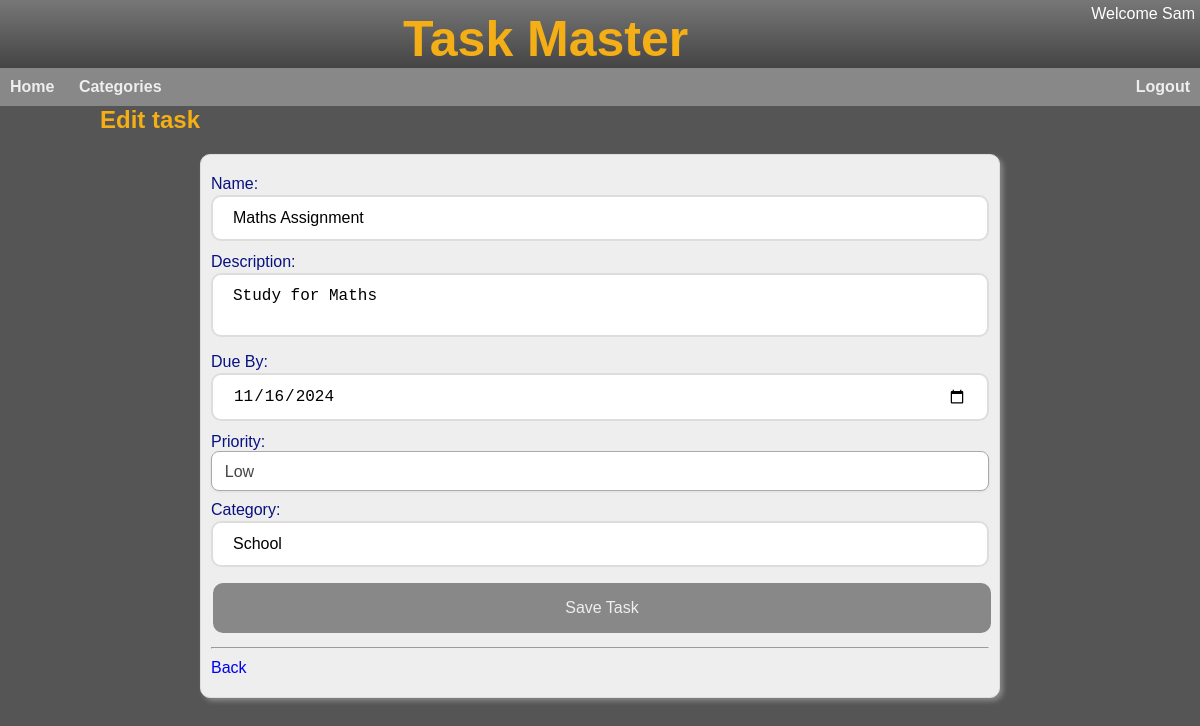
Screenshot of /edit/3 (signed in) with the database file from the repository.
### app/models/user.py (models this page shows, shortened)
class User(UserMixin, db.Model):
  id = db.Column(db.Integer, primary_key=True)
  username = db.Column(db.String(32), index=True, unique=True)
  display_name = db.Column(db.String(32))
  school_id = db.Column(db.Integer)
  access = db.Column(db.Integer, default=ACCESS['basic'])
  email = db.Column(db.String(120), index=True, unique=True)
  email_verified = db.Column(db.Integer)
  password_hash = db.Column(db.String(128))
  last_seen = db.Column(db.DateTime)
  created_at = db.Column(db.DateTime, default=db.func.datetime('now')) #default=db.func.utc_timestamp())
  last_modified = db.Column(db.DateTime, default=db.func.datetime('now'), onupdate=db.func.datetime('now')) #, default=db.func.utc_timestamp(), onupdate=db.func.utc_timestamp())
  tasks = db.relationship('Task', backref='user', lazy=True)
  def update_last_seen(self):
    last_seen = self.last_seen if self.last_seen else datetime.fromtimestamp(0)
    if (datetime.utcnow() - last_seen).total_seconds() > 600:  # More than 10 minutes ago
     self.last_seen = datetime.utcnow()
     db.session.commit()

### app/models/task.py (models this page shows, shortened)
class Task(db.Model):
  id = db.Column(db.Integer, primary_key=True)
  user_id = db.Column(db.Integer, db.ForeignKey('user.id'))
  name = db.Column(db.String(32))
  description = db.Column(db.String(250))
  category = db.Column(db.String(10))
  priority = db.Column(db.Integer,default=P_LOW)
  status = db.Column(db.Integer,default=STS_NEW)
  due_by = db.Column(db.DateTime)
  created_at = db.Column(db.DateTime, default=db.func.datetime('now'))

### app/main/main_routes.py (the view)
@bp.route('/edit/<id>')
@login_required
def edit_task(id):
    task = Task.query.get(id)
    if not task or task.user_id != current_user.id:
      abort(403)
    return render_template('edit_task.html', task=task, action_url = url_for('main.update_task', id=task.id))

### app/main/__init__.py (called while the page is built)
def init_app(app):
    app.register_blueprint(bp)
    app.register_error_handler(403, error_forbidden)
    app.jinja_options['finalize'] = lambda x: x if x is not None else '' #prevent Jinja from printing None
    login.login_view = 'main.login'
    login.init_app(app)
    @app.context_processor
    def inject_default_template_variables():
         return dict(h=helpers)
    @app.before_request
    def update_last_seen():
      if current_user.is_authenticated:
        current_user.update_last_seen()

### app/models/user.py (called while the page is built)
@login.user_loader
def load_user(id):
  return User.query.get(int(id))

### app/utils/helpers.py (called while the page is built)
def html_date(dt):
  if not isinstance(dt, datetime.datetime):
    return ''
  return dt.strftime("%Y-%m-%d")

### app/templates/edit_task.html
{% extends "base.html" %}
{% block head %}
  <link rel="stylesheet" href="{{ url_for('static', filename='taskform.css') }}">
{% endblock %}
{% block content %}
<div id="new-task">
  <h2>Edit task</h2>
    {% include '_task_form.html'   %}
</div>
{% endblock %}

### app/templates/_header.html
<div id="header">
  <div id="userinfo">
    {% if current_user.is_authenticated %}
      <div id="user">Welcome {{current_user.display_name }}</div>
    {% endif %}
  </div>
  <span class="title">Task Master</span>
</div>
<div id="menubar">
  <ul>
    {% if not current_user.is_anonymous %}
      <li><a href="{{ url_for('.home') }}">Home</a></li>
      <li><a href="{{ url_for('.category_tasks', category='All') }}">Categories</a></li>
      <li class="right"><a href="{{ url_for('main.logout') }}">Logout</a></li>
    {% endif %}
  </ul>
</div>

### app/templates/_task_form.html (shortened to what this page needs)
<form id="taskform" action="{{ action_url }}" method="POST">
    <div>
        <label for="name">Name:</label>
        <input type="text" id="title" name="name" value="{{ task.name }}" required>
    </div>
    <div>
        <label for="description">Description:</label>
        <textarea id="description" name="description">{{ task.description }}</textarea>
    </div>
    <div>
        <label for="due_by">Due By:</label>
        <input type="date" id="due_by" name="due_by" value="{{ h.html_date(task.due_by) }}">
    </div>
    <div>
        <label for="priority">Priority:</label>
        <select id="priority" name="priority" required>
            <option value="0" {% if task.priority == 0 %}selected{% endif %}>Low</option>
        </select>
    </div>
    <div>
        <label for="category">Category:</label>
        <input type="text" id="category" name="category" value="{{ task.category }}" >
    </div>
    <div>
        <input type="submit" value="Save Task">
    </div>
    <div>
      <hr>
      <p><a href="{{ url_for('.home') }}">Back</a></li></p>
    </div>
</form>

### app/static/base.css (style rules this page uses)
* { margin: 0px; padding: 0px; box-sizing: border-box; }
body { color: #fff; background: #555; font-family: Arial, Helvetica, sans-serif; }
p { margin: 10px 0px; }
#header { overflow: hidden; background: linear-gradient(#777, #444); text-align: center; }
#header .title { color: rgb(244, 174, 22); font-family: Arial, Helvetica, sans-serif; font-weight: bold; font-size: 50px; display: inline-block; margin-top: 10px; }
h2 { color: rgb(244, 174, 22); }
#userinfo { float:right; text-align:right; margin-top: 5px; margin-right: 5px; }
#menubar { font-family: Arial, Helvetica, sans-serif; font-weight: bold; color: #eee; background: #888; }
#menubar ul { list-style-type: none; overflow: hidden; margin: 0; padding: 0; }
#menubar li { display: inline-block; padding: 10px 0px; text-align: center; }
#menubar li.right { float: right; }
#menubar li a { text-decoration: none; padding: 10px 10px; color: #eee; }

### app/static/taskform.css (style rules this page uses)
#taskform { display: block; width: 80%; min-width:300px; margin: 20px auto; padding: 10px; border: 1px solid #ddd; border-radius: 10px; box-shadow: 3px 3px 5px #888; background-color: #eee; color: rgb(7, 17, 127); }
#taskform div { margin: 10px 0px; }
#taskform a { text-decoration: none; }
#taskform input[type=text], #taskform input[type=password], #taskform input[type=date], #taskform textarea { font-size: 16px; width: 100%; padding: 12px 20px; margin: 2px 0; box-sizing: border-box; border: 2px solid #ddd; border-radius: 10px; transition: 0.5s; }
#taskform textarea { resize: none; }
#taskform input[type=submit] { color: #eee; background-color: #888; border: none; border-radius: 10px; width: 100%; padding: 16px 32px; text-align: center; text-decoration: none; display: inline-block; font-size: 16px; margin: 4px 2px; transition-duration: 0.2s; cursor: pointer; }
#taskform select { display: block; font-size: 16px; font-family: sans-serif; color: #444; line-height: 1.3; padding: .6em 1.4em .5em .8em; width: 100%; max-width: 100%; box-sizing: border-box; margin: 0; border: 1px solid #aaa; box-shadow: 0 1px 0 1px rgba(0,0,0,.04); border-radius: .5em; -moz-appearance: none; -webkit-appearance: none; appearance: none; background-color: #fff; background-repeat: no-repeat, repeat; background-position: right .7em top 50%, 0 0; background-size: .65em auto, 100%; }
#taskform select option { font-weight:normal; }

### rows the page displays
User: display_name "Sam"
Task: name "Maths Assignment", description "Study for Maths", due_by "11/16/2024", category "School"
